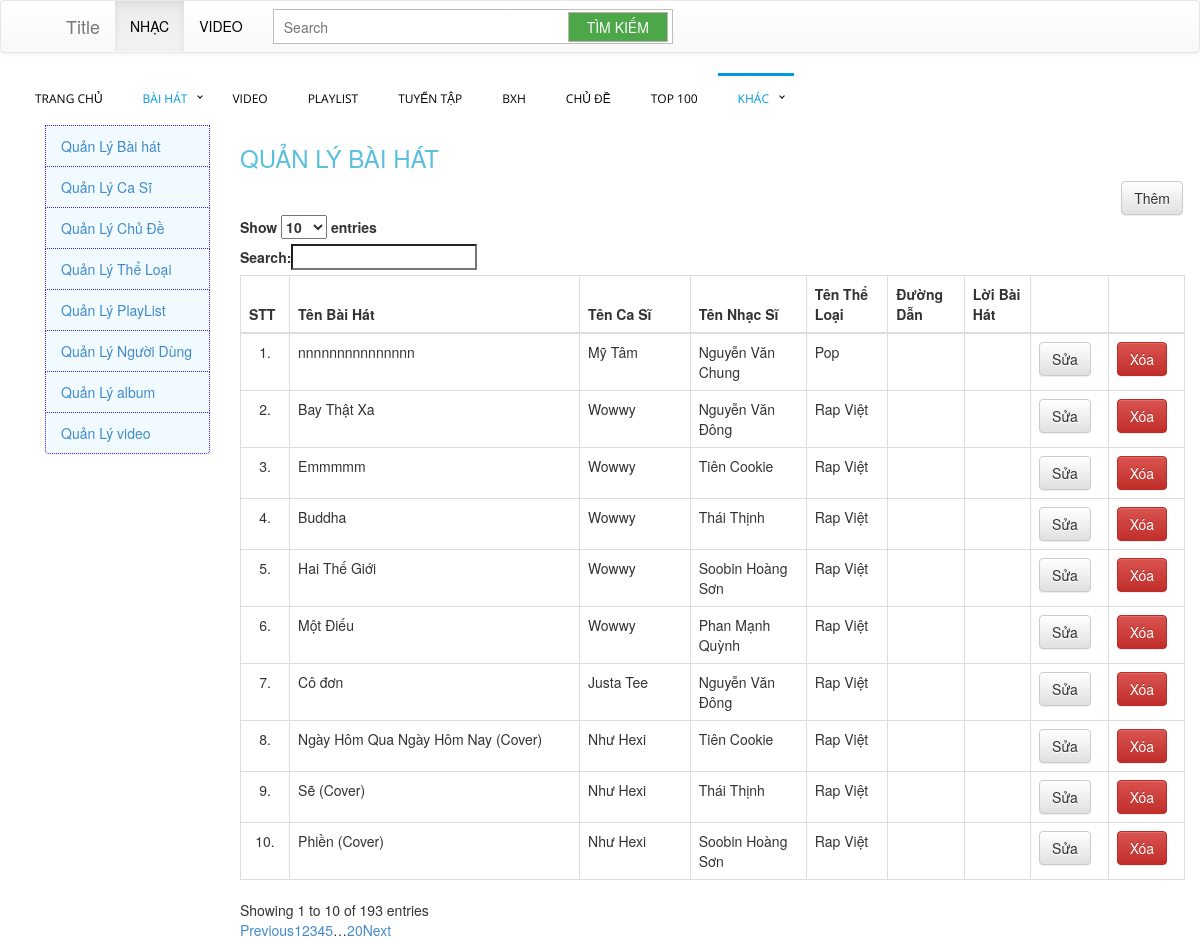
Page /admin/?option=qlbh (signed in) on the committed database.
### tables this page shows
CREATE TABLE `baihat` (
  `id` int(250) NOT NULL,
  `TenBaiHat` text NOT NULL,
  `CaSiId` int(250) DEFAULT NULL,
  `NhacSiId` int(250) DEFAULT NULL,
  `TheLoaiId` int(250) DEFAULT NULL,
  `DuongDan` text NOT NULL,
  `Loi` text NOT NULL,
  `LuotNghe` int(11) NOT NULL,
  `Album` text NOT NULL,
  `PlaylistId` int(11) NOT NULL
);

CREATE TABLE `casi` (
  `id` int(250) NOT NULL,
  `TenCaSi` text NOT NULL,
  `NgaySinh` date NOT NULL,
  `QueQuan` text NOT NULL,
  `img` text NOT NULL,
  `TieuSu` text NOT NULL
);

CREATE TABLE `nhacsi` (
  `id` int(11) NOT NULL,
  `TenNhacSi` text NOT NULL
);

CREATE TABLE `theloai` (
  `id` int(250) NOT NULL,
  `TenTheLoai` text NOT NULL
);

### connect.php (called while the page is built, shortened)
<?php
class MyConnect
{
    protected  $con;
    public function __construct(){
		$this->con = mysqli_connect("localhost","root","","webmusic");
        mysqli_query($this->con, "set names 'utf8'");
	}
    public function DanhSachBH()
    {
        $sql="SELECT b.*, theloai.TenTheLoai as TheLoai, casi.TenCaSi, nhacsi.TenNhacSi FROM BaiHat b
        left join theloai on b.TheLoaiId=theloai.id
        left join casi on casi.id = b.CaSiId
        left join nhacsi on nhacsi.id = b.NhacSiId
        ORDER BY id DESC ";
        return mysqli_query($this->con,$sql);
    }
}
?>

### admin/QLBH.php (the view, shortened to what this page needs)
<h3>QUẢN LÝ BÀI HÁT</h3>
<div class="col-sm-offset-11 col-sm-1">
<a class="btn btn-small btn-default" href ="?option=insert">Thêm </a>
    </div>
<table class="table table-hover table-bordered" id="myTable">
    <thead>
        <tr>
            <th>STT</th>
            <th>Tên Bài Hát</th>
            <th>Tên Ca Sĩ</th>
            <th>Tên Nhạc Sĩ</th>
            <th>Tên Thể Loại</th>
            <th>Đường Dẫn</th>
            <th>Lời Bài Hát</th>
            <th></th>
            <th></th>
        </tr>
    </thead>
    <tbody>
    <?php
        $t = new MyConnect();
        $i=1;
        $ds = $t->DanhSachBH();
        while($r = $ds->fetch_object())
        {
    ?>
        <tr>
            <td style="text-align: center;"><?php echo $i."."; ?> </td>
            <td id="baihat_<?php echo $r->id; ?>"><?php echo $r->TenBaiHat?></td>
            <td> <?php echo $r->TenCaSi ?></td>
            <td> <?php echo $r->TenNhacSi ?> </td>
            <td > <?php echo $r->TheLoai ?> </td>
            <td> <?php echo $r->DuongDan ?> </td>
            <td> <?php echo $r->Loi ?> </td>
           <td> <a class="btn btn-small btn-default"href="?option=updatebh&id=<?php echo $r->id; ?>">Sửa </a></td>
           <td> <a class="btn btn-small btn-danger delete-baihat"  href ="proccess.php?id=<?php echo $r->id; ?>" > Xóa</a></td>
        </tr>
    <?php $i++;}?>
    </tbody>
</table>

### admin/index.php (shortened to what this page needs)
<?php
   include_once("../connect.php");
?>
<!DOCTYPE html>
<html lang="en">
<?php include_once("includes/head.php");?>
<body>
<?php include_once("includes/header.php");?>
<?php include_once("includes/menungang.php");?>
<div class ="container">
    <div class ="row">
        <div class ="col-md-2">
            <?php include_once("includes/menuleft.php");?>
        </div>
        <div class ="col-md-10">
           <?php include_once("includes/content.php");?>
        </div>
    </div>
</div>
</body>
</html>

### admin/includes/head.php (shortened to what this page needs)
<?php $base_url ="http://localhost/webmusica/";?>
<head>
    <link rel="stylesheet" href="<?php echo $base_url;?>css/bootstrap/bootstrap.css">
    <link rel="stylesheet" href="<?php echo $base_url;?>css/bootstrap/bootstrap-theme.css">
    <link rel="stylesheet" href="<?php echo $base_url;?>css/menu/styles.css">
    <link rel="stylesheet" href="<?php echo $base_url;?>css/menu/styles1.css">
    <link rel="stylesheet" href="<?php echo $base_url;?>css/menu/styles2.css">
    <link rel="stylesheet" href="<?php echo $base_url;?>css/webstyle.css">
    <link rel="stylesheet" href="<?php echo $base_url;?>css/footer.css">
</head>

### admin/includes/header.php (shortened to what this page needs)
<nav class="navbar navbar-default" role="navigation">
    <div class="navbar-header" style="margin-left:50px;">
        <a class="navbar-brand" href="#">Title</a>
    </div>
    <div class="collapse navbar-collapse navbar-ex1-collapse">
        <ul class="nav navbar-nav">
            <li class="active"><a href="#">Nhạc</a></li>
            <li><a href="#">Video</a></li>
        </ul>
        <form class="navbar-form navbar-left" role="search">
                <input class = "search" type="text"  placeholder="Search">
            <button class="timkiem" type="submit" >Tìm kiếm
            </button>
        </form>
    </div>
</nav>

### admin/includes/menungang.php (shortened to what this page needs)
<div class="container">
    <div class="row" >
    <div id='cssmenu'>
        <ul>
           <li><a href='#'>Trang chủ</a></li>
           <li class='active has-sub'><a href='#'>Bài Hát</a>
                 </li>
              </ul>
           <li><a href='#'>Video</a></li>
           <li><a href='#'>Playlist</a></li>
           <li><a href='#'>Tuyển Tập</a></li>
           <li><a href='#'>BXH</a></li>
           <li><a href='#'>Chủ đề</a></li>
           <li><a href='#'>Top 100</a></li>
           <li class='active has-sub'><a href='#'>Khác</a>
           </li>
    </div>
    <ul class="nav navbar-nav navbar-right" style="margin-right:200px; margin-top:-50px;">
        <li> <a href="#">NhacVip</a></li>
        <li><a href="#">Nhac</a></li>
        <li><a href="#">Upload</a></li>
    </ul>
</div>

### admin/includes/menuleft.php
<ul class="list-group" >
                <li class="list-group-item"><a href= "?option=qlbh">Quản Lý Bài hát </a></li>
                <li class="list-group-item"><a href= "?option=qlcs">Quản Lý Ca Sĩ</a></li>
                <li class="list-group-item"><a href= "?option=qlcd">Quản Lý Chủ Đề</a></li>
                <li class="list-group-item"><a href= "?option=qltl">Quản Lý Thể Loại</a></li>
                <li class="list-group-item"><a href= "?option=qlpl">Quản Lý PlayList</a></li>
                <li class="list-group-item"><a href= "?option=qlus">Quản Lý Người Dùng </a></li>
                <li class="list-group-item"><a href= "?option=qlab">Quản Lý album </a></li>
                <li class="list-group-item"><a href= "?option=qlvd">Quản Lý video </a></li>
            </ul>

### admin/includes/content.php (shortened to what this page needs)
<?php
if (isset($_GET['option']))
    $tmp= $_GET['option'];
else $tmp ="";
if($tmp == 'qlbh')
   include("QLBH.php");
    ?>

### css/menu/styles.css (style rules this page uses)
#cssmenu, #cssmenu ul, #cssmenu ul li, #cssmenu ul li a, #cssmenu #menu-button { margin: 0; padding: 0; border: 0; list-style: none; line-height: 1; display: block; position: relative; -webkit-box-sizing: border-box; -moz-box-sizing: border-box; box-sizing: border-box; z-index: 1; }
#cssmenu:after, #cssmenu > ul:after { content: "."; display: block; clear: both; visibility: hidden; line-height: 0; height: 0; }
#cssmenu { width: auto; font-family: 'Open Sans', sans-serif; line-height: 1; background: #ffffff; }
#cssmenu > ul > li { float: left; }
#cssmenu > ul > li > a { padding: 20px; font-size: 12px; text-decoration: none; text-transform: uppercase; color: #000000; -webkit-transition: color .2s ease; -moz-transition: color .2s ease; -ms-transition: color .2s ease; -o-transition: color .2s ease; transition: color .2s ease; }
#cssmenu > ul > li:hover > a, #cssmenu > ul > li.active > a { color: #009ae1; }
#cssmenu > ul > li.has-sub > a { padding-right: 25px; }
#cssmenu > ul > li.has-sub > a::after { position: absolute; top: 21px; right: 10px; width: 4px; height: 4px; border-bottom: 1px solid #000000; border-right: 1px solid #000000; content: ""; -webkit-transform: rotate(45deg); -moz-transform: rotate(45deg); -ms-transform: rotate(45deg); -o-transform: rotate(45deg); transform: rotate(45deg); -webkit-transition: border-color 0.2s ease; -moz-transition: border-color 0.2s ease; -ms-transition: border-color 0.2s ease; -o-transition: border-color 0.2s ease; transition: border-color 0.2s ease; }

### css/webstyle.css (style rules this page uses)
h3 { color: #5bc0de; }
.timkiem { color: rgb(250, 250, 252); background: #4ba748fd; width: 100px; height: 30px; border: 1px solid #B9B5B5; margin-left: -105px; text-transform: uppercase; }
.navbar-default .navbar-nav>li>a { color: #000; text-transform: uppercase; }
.navbar-default .navbar-nav>.active>a, .navbar-default .navbar-nav>.active>a:hover, .navbar-default .navbar-nav>.active>a:focus { color: #000; }
.search { border: 1px solid #BEBEBE; width: 400px; height: 35px; padding: 10px; }
.list-group .list-group-item { background-color: #f0faff; color: #000; }
#menuleft2 ul, li { list-style: none; margin: 0; padding: 0; }

### rows in the picture
baihat: TenBaiHat "nnnnnnnnnnnnnnn", CaSiId.TenCaSi "Mỹ Tâm", NhacSiId.TenNhacSi "Nguyễn Văn Chung", TheLoaiId.TenTheLoai "Pop"
baihat: TenBaiHat "Bay Thật Xa", CaSiId.TenCaSi "Wowwy", NhacSiId.TenNhacSi "Nguyễn Văn Đông", TheLoaiId.TenTheLoai "Rap Việt"
baihat: TenBaiHat "Emmmmm", CaSiId.TenCaSi "Wowwy", NhacSiId.TenNhacSi "Tiên Cookie", TheLoaiId.TenTheLoai "Rap Việt"
baihat: TenBaiHat "Buddha", CaSiId.TenCaSi "Wowwy", NhacSiId.TenNhacSi "Thái Thịnh", TheLoaiId.TenTheLoai "Rap Việt"
baihat: TenBaiHat "Hai Thế Giới", CaSiId.TenCaSi "Wowwy", NhacSiId.TenNhacSi "Soobin Hoàng Sơn", TheLoaiId.TenTheLoai "Rap Việt"
baihat: TenBaiHat "Một Điếu", CaSiId.TenCaSi "Wowwy", NhacSiId.TenNhacSi "Phan Mạnh Quỳnh", TheLoaiId.TenTheLoai "Rap Việt"
baihat: TenBaiHat "Cô đơn", CaSiId.TenCaSi "Justa Tee", NhacSiId.TenNhacSi "Nguyễn Văn Đông", TheLoaiId.TenTheLoai "Rap Việt"
baihat: TenBaiHat "Ngày Hôm Qua Ngày Hôm Nay (Cover)", CaSiId.TenCaSi "Như Hexi", NhacSiId.TenNhacSi "Tiên Cookie", TheLoaiId.TenTheLoai "Rap Việt"
baihat: TenBaiHat "Sẽ (Cover)", CaSiId.TenCaSi "Như Hexi", NhacSiId.TenNhacSi "Thái Thịnh", TheLoaiId.TenTheLoai "Rap Việt"
baihat: TenBaiHat "Phiền (Cover)", CaSiId.TenCaSi "Như Hexi", NhacSiId.TenNhacSi "Soobin Hoàng Sơn", TheLoaiId.TenTheLoai "Rap Việt"
